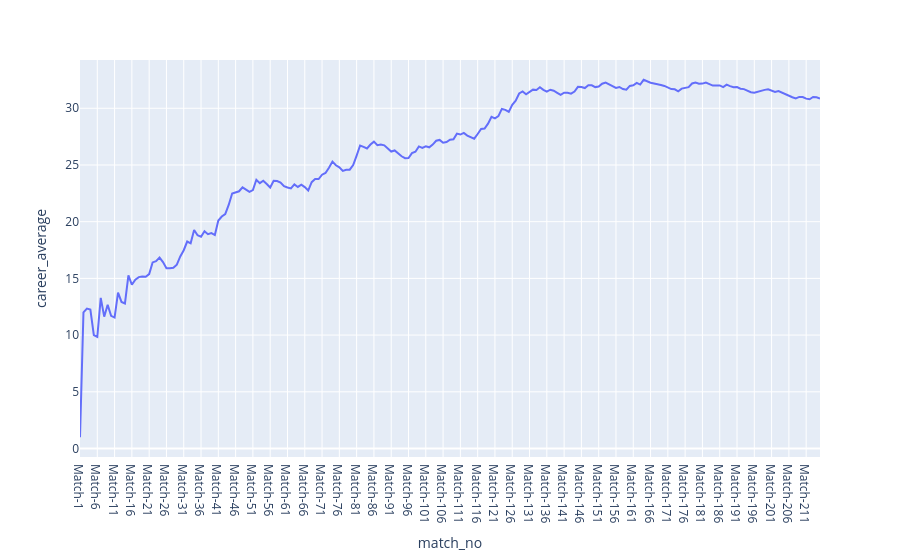

Notebook code for this chart:
### Code cell
import plotly.express as px
px.line(
    data_frame=df,
    x= df['match_no'],
    y = df['career_average'],
    color= df['moving_average']
)

### Figure 1 — Plotly figure (JSON) as saved in the notebook; plotly's stock layout.template omitted (floating-point values rounded to 4 significant figures; data arrays with more than 128 entries replaced by an {"elided": "..."} marker saying what was removed)
{"data": [{"hovertemplate": "match_no=%{x}<br>career_average=%{y}<extra></extra>", "legendgroup": "", "line": {"color": "#636efa", "dash": "solid"}, "marker": {"symbol": "circle"}, "mode": "lines", "name": "", "orientation": "v", "showlegend": false, "type": "scatter", "x": {"elided": "215 str values"}, "xaxis": "x", "y": {"elided": "215 float values"}, "yaxis": "y"}], "layout": {"legend": {"tracegroupgap": 0}, "margin": {"t": 60}, "xaxis": {"anchor": "y", "domain": [0, 1], "title": {"text": "match_no"}}, "yaxis": {"anchor": "x", "domain": [0, 1], "title": {"text": "career_average"}}}}
